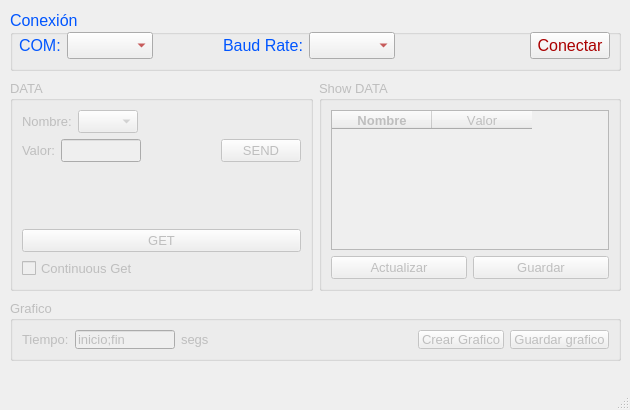
<?xml version="1.0" encoding="UTF-8"?>
<ui version="4.0">
 <class>MainWindow</class>
 <widget class="QMainWindow" name="MainWindow">
  <property name="enabled">
   <bool>true</bool>
  </property>
  <property name="geometry">
   <rect>
    <x>0</x>
    <y>0</y>
    <width>630</width>
    <height>410</height>
   </rect>
  </property>
  <property name="sizePolicy">
   <sizepolicy hsizetype="Fixed" vsizetype="Fixed">
    <horstretch>0</horstretch>
    <verstretch>0</verstretch>
   </sizepolicy>
  </property>
  <property name="minimumSize">
   <size>
    <width>630</width>
    <height>410</height>
   </size>
  </property>
  <property name="maximumSize">
   <size>
    <width>630</width>
    <height>410</height>
   </size>
  </property>
  <property name="windowTitle">
   <string>MainWindow</string>
  </property>
  <widget class="QWidget" name="centralwidget">
   <widget class="QGroupBox" name="ConBox">
    <property name="enabled">
     <bool>true</bool>
    </property>
    <property name="geometry">
     <rect>
      <x>10</x>
      <y>10</y>
      <width>611</width>
      <height>61</height>
     </rect>
    </property>
    <property name="palette">
     <palette>
      <active>
       <colorrole role="WindowText">
        <brush brushstyle="SolidPattern">
         <color alpha="255">
          <red>0</red>
          <green>85</green>
          <blue>255</blue>
         </color>
        </brush>
       </colorrole>
       <colorrole role="ButtonText">
        <brush brushstyle="SolidPattern">
         <color alpha="255">
          <red>170</red>
          <green>0</green>
          <blue>0</blue>
         </color>
        </brush>
       </colorrole>
      </active>
      <inactive>
       <colorrole role="WindowText">
        <brush brushstyle="SolidPattern">
         <color alpha="255">
          <red>0</red>
          <green>85</green>
          <blue>255</blue>
         </color>
        </brush>
       </colorrole>
       <colorrole role="ButtonText">
        <brush brushstyle="SolidPattern">
         <color alpha="255">
          <red>170</red>
          <green>0</green>
          <blue>0</blue>
         </color>
        </brush>
       </colorrole>
      </inactive>
      <disabled>
       <colorrole role="WindowText">
        <brush brushstyle="SolidPattern">
         <color alpha="255">
          <red>120</red>
          <green>120</green>
          <blue>120</blue>
         </color>
        </brush>
       </colorrole>
       <colorrole role="ButtonText">
        <brush brushstyle="SolidPattern">
         <color alpha="255">
          <red>120</red>
          <green>120</green>
          <blue>120</blue>
         </color>
        </brush>
       </colorrole>
      </disabled>
     </palette>
    </property>
    <property name="font">
     <font>
      <pointsize>12</pointsize>
     </font>
    </property>
    <property name="title">
     <string>Conexión</string>
    </property>
    <widget class="QWidget" name="horizontalLayoutWidget">
     <property name="geometry">
      <rect>
       <x>9</x>
       <y>20</y>
       <width>591</width>
       <height>31</height>
      </rect>
     </property>
     <layout class="QHBoxLayout" name="conectedGroup">
      <item>
       <widget class="QLabel" name="labelCom">
        <property name="text">
         <string>COM:</string>
        </property>
       </widget>
      </item>
      <item>
       <widget class="QComboBox" name="ComList"/>
      </item>
      <item>
       <spacer name="horizontalSpacer">
        <property name="orientation">
         <enum>Qt::Horizontal</enum>
        </property>
        <property name="sizeHint" stdset="0">
         <size>
          <width>40</width>
          <height>20</height>
         </size>
        </property>
       </spacer>
      </item>
      <item>
       <widget class="QLabel" name="lablelBaud">
        <property name="text">
         <string>Baud Rate:</string>
        </property>
       </widget>
      </item>
      <item>
       <widget class="QComboBox" name="BaudList"/>
      </item>
      <item>
       <spacer name="horizontalSpacer_2">
        <property name="orientation">
         <enum>Qt::Horizontal</enum>
        </property>
        <property name="sizeHint" stdset="0">
         <size>
          <width>40</width>
          <height>20</height>
         </size>
        </property>
       </spacer>
      </item>
      <item>
       <spacer name="horizontalSpacer_3">
        <property name="orientation">
         <enum>Qt::Horizontal</enum>
        </property>
        <property name="sizeHint" stdset="0">
         <size>
          <width>40</width>
          <height>17</height>
         </size>
        </property>
       </spacer>
      </item>
      <item>
       <widget class="QPushButton" name="ConnectBtn">
        <property name="text">
         <string>Conectar</string>
        </property>
       </widget>
      </item>
     </layout>
    </widget>
   </widget>
   <widget class="QWidget" name="horizontalLayoutWidget_2">
    <property name="geometry">
     <rect>
      <x>10</x>
      <y>80</y>
      <width>611</width>
      <height>211</height>
     </rect>
    </property>
    <layout class="QHBoxLayout" name="horizontalLayout_5">
     <item>
      <widget class="QGroupBox" name="dataBox">
       <property name="enabled">
        <bool>false</bool>
       </property>
       <property name="maximumSize">
        <size>
         <width>315</width>
         <height>16777215</height>
        </size>
       </property>
       <property name="font">
        <font>
         <pointsize>10</pointsize>
        </font>
       </property>
       <property name="title">
        <string>DATA</string>
       </property>
       <layout class="QVBoxLayout" name="verticalLayout">
        <item>
         <layout class="QHBoxLayout" name="horizontalLayout_3">
          <item>
           <widget class="QLabel" name="DataLabel">
            <property name="maximumSize">
             <size>
              <width>90</width>
              <height>16777215</height>
             </size>
            </property>
            <property name="text">
             <string>Nombre:</string>
            </property>
           </widget>
          </item>
          <item>
           <widget class="QComboBox" name="varList">
            <property name="maximumSize">
             <size>
              <width>60</width>
              <height>16777215</height>
             </size>
            </property>
           </widget>
          </item>
          <item>
           <spacer name="horizontalSpacer_5">
            <property name="orientation">
             <enum>Qt::Horizontal</enum>
            </property>
            <property name="sizeHint" stdset="0">
             <size>
              <width>40</width>
              <height>20</height>
             </size>
            </property>
           </spacer>
          </item>
         </layout>
        </item>
        <item>
         <layout class="QHBoxLayout" name="horizontalLayout_2">
          <item>
           <widget class="QLabel" name="ValLabel">
            <property name="text">
             <string>Valor:</string>
            </property>
           </widget>
          </item>
          <item>
           <widget class="QLineEdit" name="dataSendInput">
            <property name="maximumSize">
             <size>
              <width>80</width>
              <height>16777215</height>
             </size>
            </property>
           </widget>
          </item>
          <item>
           <spacer name="horizontalSpacer_4">
            <property name="orientation">
             <enum>Qt::Horizontal</enum>
            </property>
            <property name="sizeHint" stdset="0">
             <size>
              <width>40</width>
              <height>20</height>
             </size>
            </property>
           </spacer>
          </item>
          <item>
           <widget class="QPushButton" name="dataSend">
            <property name="text">
             <string>SEND</string>
            </property>
           </widget>
          </item>
         </layout>
        </item>
        <item>
         <spacer name="verticalSpacer">
          <property name="orientation">
           <enum>Qt::Vertical</enum>
          </property>
          <property name="sizeHint" stdset="0">
           <size>
            <width>20</width>
            <height>40</height>
           </size>
          </property>
         </spacer>
        </item>
        <item>
         <widget class="QPushButton" name="dataGet">
          <property name="text">
           <string>GET</string>
          </property>
         </widget>
        </item>
        <item>
         <widget class="QCheckBox" name="ContGet">
          <property name="text">
           <string>Continuous Get</string>
          </property>
         </widget>
        </item>
       </layout>
      </widget>
     </item>
     <item>
      <widget class="QGroupBox" name="dataDisplayBox">
       <property name="enabled">
        <bool>false</bool>
       </property>
       <property name="font">
        <font>
         <pointsize>10</pointsize>
        </font>
       </property>
       <property name="title">
        <string>Show DATA</string>
       </property>
       <layout class="QVBoxLayout" name="verticalLayout_3">
        <item>
         <widget class="QTableWidget" name="dataTable">
          <property name="enabled">
           <bool>false</bool>
          </property>
          <property name="tabletTracking">
           <bool>false</bool>
          </property>
          <column>
           <property name="text">
            <string>Nombre</string>
           </property>
           <property name="font">
            <font>
             <weight>75</weight>
             <bold>true</bold>
            </font>
           </property>
           <property name="textAlignment">
            <set>AlignCenter</set>
           </property>
          </column>
          <column>
           <property name="text">
            <string>Valor</string>
           </property>
           <property name="font">
            <font>
             <kerning>false</kerning>
            </font>
           </property>
           <property name="textAlignment">
            <set>AlignCenter</set>
           </property>
          </column>
         </widget>
        </item>
        <item>
         <layout class="QHBoxLayout" name="horizontalLayout_4">
          <item>
           <widget class="QPushButton" name="updateBtn">
            <property name="text">
             <string>Actualizar</string>
            </property>
           </widget>
          </item>
          <item>
           <widget class="QPushButton" name="SaveFileBtn">
            <property name="text">
             <string>Guardar</string>
            </property>
           </widget>
          </item>
         </layout>
        </item>
       </layout>
      </widget>
     </item>
    </layout>
   </widget>
   <widget class="QGroupBox" name="GraphBox">
    <property name="enabled">
     <bool>false</bool>
    </property>
    <property name="geometry">
     <rect>
      <x>10</x>
      <y>300</y>
      <width>611</width>
      <height>61</height>
     </rect>
    </property>
    <property name="font">
     <font>
      <pointsize>10</pointsize>
     </font>
    </property>
    <property name="title">
     <string>Grafico</string>
    </property>
    <layout class="QHBoxLayout" name="horizontalLayout_9">
     <item>
      <widget class="QLabel" name="timeLabel">
       <property name="text">
        <string>Tiempo:</string>
       </property>
      </widget>
     </item>
     <item>
      <widget class="QLineEdit" name="timeInput">
       <property name="maximumSize">
        <size>
         <width>100</width>
         <height>16777215</height>
        </size>
       </property>
       <property name="text">
        <string>inicio;fin</string>
       </property>
       <property name="clearButtonEnabled">
        <bool>false</bool>
       </property>
      </widget>
     </item>
     <item>
      <widget class="QLabel" name="segsLabel">
       <property name="text">
        <string>segs</string>
       </property>
      </widget>
     </item>
     <item>
      <spacer name="horizontalSpacer_7">
       <property name="orientation">
        <enum>Qt::Horizontal</enum>
       </property>
       <property name="sizeHint" stdset="0">
        <size>
         <width>40</width>
         <height>20</height>
        </size>
       </property>
      </spacer>
     </item>
     <item>
      <widget class="QPushButton" name="createGraph">
       <property name="text">
        <string>Crear Grafico</string>
       </property>
      </widget>
     </item>
     <item>
      <widget class="QPushButton" name="saveGraph">
       <property name="text">
        <string>Guardar grafico</string>
       </property>
      </widget>
     </item>
    </layout>
   </widget>
  </widget>
  <widget class="QMenuBar" name="menubar">
   <property name="geometry">
    <rect>
     <x>0</x>
     <y>0</y>
     <width>630</width>
     <height>20</height>
    </rect>
   </property>
  </widget>
  <widget class="QStatusBar" name="statusbar"/>
 </widget>
 <resources/>
 <connections/>
</ui>
